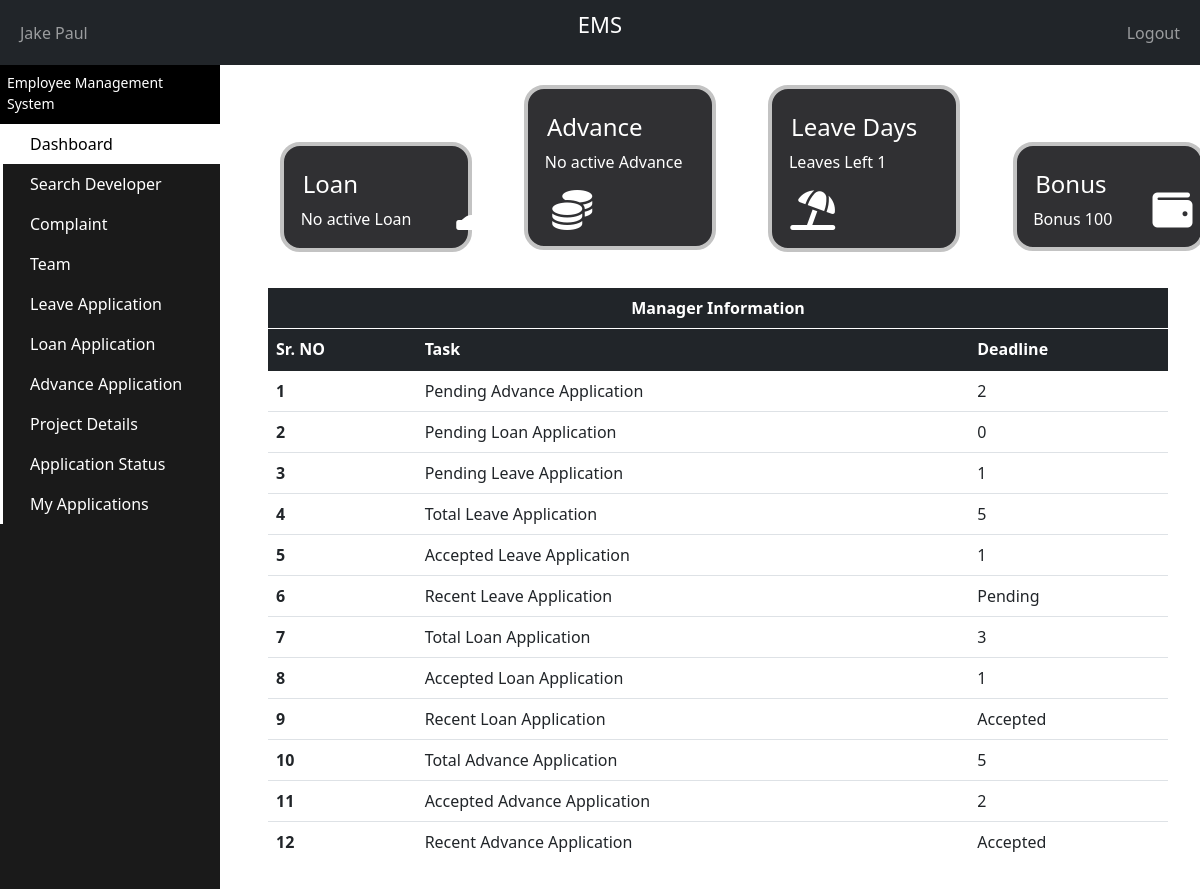
Page /PHP/Manager_Dashboard.php (signed in) on the committed database.
### tables this page shows
CREATE TABLE `manager_info` (
  `Manager_ID` int(11) NOT NULL,
  `First_Name` varchar(25) NOT NULL,
  `Last_Name` varchar(25) NOT NULL,
  `Gender` varchar(10) NOT NULL,
  `Phone_Number` varchar(11) NOT NULL,
  `Email` varchar(50) NOT NULL,
  `Password` varchar(50) NOT NULL,
  `Address` varchar(300) NOT NULL,
  `CNIC` varchar(13) NOT NULL,
  `DateOfBirth` date NOT NULL,
  `DateOfJoining` date NOT NULL,
  `Salary` int(11) NOT NULL,
  `Total_Leave_Days` int(2) NOT NULL,
  `Leave_Days_Used` int(2) NOT NULL,
  `Bonus` int(11) NOT NULL,
  `BonusMonth` date DEFAULT NULL
);

CREATE TABLE `leave_table` (
  `LeaveTable_ID` int(11) NOT NULL,
  `Developer_ID` int(11) NOT NULL,
  `Manager_ID` int(11) NOT NULL,
  `Reason` varchar(500) NOT NULL,
  `NumberOfDays` int(2) NOT NULL,
  `StartDate` date NOT NULL,
  `DateApplied` date NOT NULL,
  `Status` varchar(25) NOT NULL
);

CREATE TABLE `loan_table` (
  `LoanTable_ID` int(11) NOT NULL,
  `Developer_ID` int(11) NOT NULL,
  `Manager_ID` int(11) NOT NULL,
  `Reason` varchar(500) NOT NULL,
  `Amount` int(11) NOT NULL,
  `TimePeriod` int(2) NOT NULL,
  `DateApplied` date NOT NULL,
  `Status` varchar(25) NOT NULL,
  `Active` varchar(3) NOT NULL
);

CREATE TABLE `advance_table` (
  `AdvanceTable_ID` int(11) NOT NULL,
  `Developer_ID` int(11) NOT NULL,
  `Manager_ID` int(11) NOT NULL,
  `Reason` varchar(500) NOT NULL,
  `Amount` int(11) NOT NULL,
  `DateApplied` date NOT NULL,
  `Status` varchar(25) NOT NULL,
  `Active` varchar(3) NOT NULL
);

### PHP/Manager_Dashboard.php (the view, shortened to what the rows shown need)
<?php
    include "Connection.php";
?>
<!doctype html>
<html lang="en">
  <head>
    <link href="https://cdn.jsdelivr.net/npm/bootstrap@5.1.1/dist/css/bootstrap.min.css" rel="stylesheet">
  </head>
  <body>
    <div class="content-container">
      <div class="container-fluid">
      <div style="width:100%;overflow-y: scroll; height:85%;position:fixed">
        <div style = "margin-top:0%;margin-bottom:2%">
          <div style="width:16%;margin-left:4%;background-color:#303033;color:white;height:5%;border: solid 4px #c3c3c3;;border-radius:20px;display: inline-block">
          <div style = "display:inline-block">
              <br>
              <h4>&nbsp&nbsp Leave Days</h4>
              <p>&nbsp&nbsp&nbsp
                <?php
                  $ID = $_SESSION["uid"];
                  $sql = "SELECT * FROM manager_info WHERE Manager_ID='$ID' ";
                  $result = mysqli_query($con, $sql);
                  $count = mysqli_num_rows($result);
                  $row = mysqli_fetch_array($result);
                  if($count == 1)
                  {
                    $Total = $row['Total_Leave_Days'];
                    $Used = $row['Leave_Days_Used'];
                    $Left = $Total - $Used;
                    if($Left >= 0)
                    {
                      $temp = "Leaves Left ";
                      $temp .= $Left;
                      echo "$temp";
                      echo'
                      </p>
                      </div>
                      <div style = "display:inline-block">
                      <i style="margin-left:40%;margin-bottom:40%;margin-top:0%;font-size:40px"class="fas fa-umbrella-beach"></i>
                      </div>
                      ';
                    }
                  }
                ?>
          </div>
          <div style="width:16%;margin-left:4%;background-color:#303033;color:white;height:5%;border: solid 4px #c3c3c3;;border-radius:20px;display: inline-block">
          <div style = "display:inline-block">
              <br>
              <h4>&nbsp&nbsp Bonus</h4>
              <p>&nbsp&nbsp&nbsp
                <?php
                  $ID = $_SESSION["uid"];
                  $sql = "SELECT * FROM manager_info WHERE Manager_ID ='$ID' ";
                  $result = mysqli_query($con, $sql);
                  $count = mysqli_num_rows($result);
                  $row = mysqli_fetch_array($result);
                  if($count == 1)
                  {
                    $Total = $row['Bonus'];
                    if($Total > 0)
                    {
                      $temp = "Bonus ";
                      $temp .= $Total;
                      echo "$temp";
                      echo'
                      </p>
                      </div>
                      <div style = "display:inline-block">
                      <i style="margin-left:90%;margin-bottom:40%;margin-top:0%;font-size:40px"class="fas fa-wallet"></i>
                      </div>
                      ';
                    }
                  }
                ?>
          </div>
        </div>
        <div style="width:75%;margin-left: 3%;margin-top: 1%;float:left;"class="jumbotron">
          <table style="margin-bottom: 0px;padding-bottom: 0px;"class="table">
            <thead class="table-dark">
              <tr >
                <th style="text-align: center;border-bottom: 1px solid white;">Manager Information</th>
              </tr>
            </thead>
          </table>
        </div>
        <div style="width:75%;margin-left: 3%;float:left"class="jumbotron">
          <table style="margin-top:0px;padding-top: 0px"class="table">
            <thead class="table-dark">
              <tr>
                <th scope="col">Sr. NO</th>
                <th scope="col">Task</th>
                <th>Deadline</th>
              </tr>
            </thead>
            <tbody>
            <tr>
                <?php
                  echo"<th>1</th>
                  <td>Pending Advance Application</td>";
                ?>
              </tr>
              <tr>
                <?php
                  echo"<th>2</th>
                  <td>Pending Loan Application</td>";
                ?>
              </tr>
              <tr>
                <?php
                  echo"<th>3</th>
                  <td>Pending Leave Application</td>";
                ?>
              </tr>
              <tr>
                <?php
                  echo"<th>4</th>
                  <td>Total Leave Application</td>";
                ?>
              </tr>
              <tr>
                <?php
                  echo"<th>5</th>
                  <td>Accepted Leave Application</td>";
                ?>
              </tr>
              <tr>
                <?php
                  $ID = $_SESSION["uid"];
                  $sql=" SELECT * FROM leave_table WHERE  Manager_ID='$ID' and Developer_ID ='-1' ORDER BY leave_table.DateApplied DESC LIMIT 1";
                  $result = mysqli_query($con, $sql);
                  $count = mysqli_num_rows($result);
                  $row = mysqli_fetch_array($result);
                  if($count > 0)
                  {
                    $Status = $row['Status'];
                    echo"<th>6</th>
                    <td>Recent Leave Application</td>";
                    echo"<td>$Status</td>";
                  }
                  else
                  {
                    echo"<th>6</th>
                    <td>Recent Leave Application</td>";
                    echo"<td>Not Applied Yet</td>";
                  }
                ?>
              </tr>
              <tr>
                <?php
                  echo"<th>7</th>
                  <td>Total Loan Application</td>";
                ?>
              </tr>
              <tr>
                <?php
                  echo"<th>8</th>
                  <td>Accepted Loan Application</td>";
                ?>
              </tr>
              <tr>
                <?php
                  $ID = $_SESSION["uid"];
                  $sql=" SELECT * FROM loan_table WHERE  Manager_ID='$ID' and Developer_ID ='-1' ORDER BY loan_table.DateApplied DESC LIMIT 1";
                  $result = mysqli_query($con, $sql);
                  $count = mysqli_num_rows($result);
                  $row = mysqli_fetch_array($result);
                  if($count > 0)
                  {
                    $Status = $row['Status'];
                    echo"<th>9</th>
                    <td>Recent Loan Application</td>";
                    echo"<td>$Status</td>";
                  }
                  else
                  {
                    echo"<th>9</th>
                    <td>Recent Loan Application</td>";
                    echo"<td>No Application yet</td>";
                  }
                ?>
              </tr>
              <tr>
                <?php
                  echo"<th>10</th>
                  <td>Total Advance Application</td>";
                ?>
              </tr>
              <tr>
                <?php
                  echo"<th>11</th>
                  <td>Accepted Advance Application</td>";
                ?>
              </tr>
              <tr>
                <?php
                  $ID = $_SESSION["uid"];
                  $sql=" SELECT * FROM advance_table WHERE  Manager_ID='$ID' and Developer_ID ='-1' ORDER BY advance_table.DateApplied DESC LIMIT 1";
                  $result = mysqli_query($con, $sql);
                  $count = mysqli_num_rows($result);
                  $row = mysqli_fetch_array($result);
                  if($count > 0)
                  {
                    $Status = $row['Status'];
                    echo"<th>12</th>
                    <td>Recent Advance Application</td>";
                    echo"<td>$Status</td>";
                  }
                  else
                  {
                    echo"<th>12</th>
                    <td>Recent Advance Application</td>";
                    echo"<td>No Application Yet</td>";
                  }
                ?>
              </tr>
            </tbody>
          </table>
      </div>
    </div>
    </div>
  </body>
</html>

### rows in the picture
manager_info: temp "Leaves Left 1", Bonus "Bonus 100"
leave_table: Status "Pending"
loan_table: Status "Accepted"
advance_table: Status "Accepted"

### other values in the picture
$_SESSION[fname] "Jake"
$_SESSION[lname] "Paul"
$count "2"
$count "0"
$count "1"
$count "5"
$count "3"
